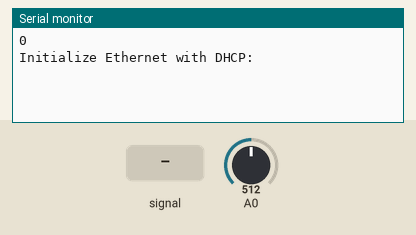
Bench run of a sketch on a simulated Arduino Uno, built with avr-gcc and run on an emulated ATmega328P. Parts: the last lines printed to the serial monitor. The inputs (shaded band) are chosen by the test bench; at power-on: A0 = 512. WiFi joins after 1.5 s; servers stay silent unless stated.

Above: at 1.2 s.
1.3 s: A0 set to 716
At 2.3 s:
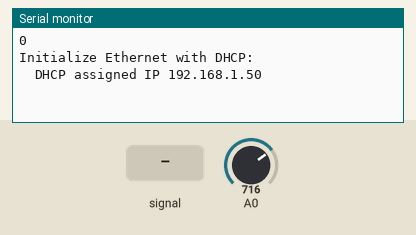
4.0 s: A0 fed a 200 Hz sine of ±81 counts around its level
At 4.9 s:
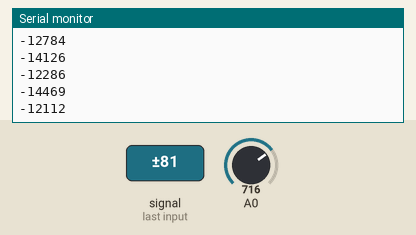
5.5 s: A0 fed a 1000 Hz sine of ±255 counts around its level
7.0 s: A0 set to 900
At 7.8 s:
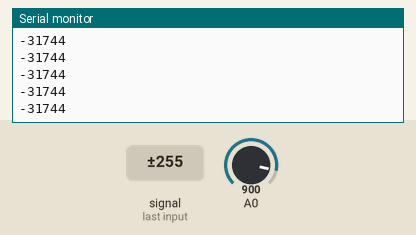
Timing chart, 0 to 9.5 s (numbered marks = the images above; inputs shaded):
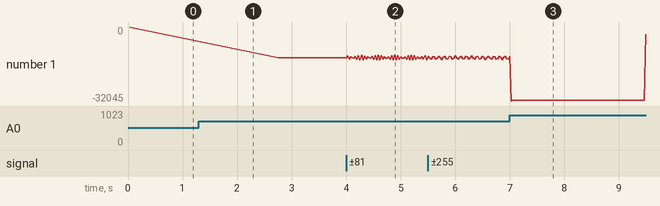

The sketch:

tcp_packet.ino
```cpp
/*
  Web client

 This sketch connects to a website (http://www.google.com)
 using an Arduino Wiznet Ethernet shield.

 Circuit:
 * Ethernet shield attached to pins 10, 11, 12, 13

 created 18 Dec 2009
 by David A. Mellis
 modified 9 Apr 2012
 by Tom Igoe, based on work by Adrian McEwen

 */

#include <SPI.h>
#include <Ethernet.h>
int sensorTA12 = A0;
int readValue;
// Enter a MAC address for your controller below.
// Newer Ethernet shields have a MAC address printed on a sticker on the shield
byte mac[] = { 0xDE, 0xAD, 0xBE, 0xEF, 0xFE, 0xED };

// if you don't want to use DNS (and reduce your sketch size)
// use the numeric IP instead of the name for the server:
//IPAddress server(74,125,232,128);  // numeric IP for Google (no DNS)
char server[] = "192.168.0.161";    // name address for Google (using DNS)

// Set the static IP address to use if the DHCP fails to assign
IPAddress ip(192, 168, 0, 157);
IPAddress myDns(192, 168, 0, 2);

// Initialize the Ethernet client library
// with the IP address and port of the server
// that you want to connect to (port 80 is default for HTTP):
EthernetClient client;

// Variables to measure the speed
unsigned long beginMicros, endMicros;
unsigned long byteCount = 0;
bool printWebData = true;  // set to false for better speed measurement

void setup() {
  pinMode(A0, INPUT);
  // You can use Ethernet.init(pin) to configure the CS pin
  //Ethernet.init(10);  // Most Arduino shields
  //Ethernet.init(5);   // MKR ETH shield
  //Ethernet.init(0);   // Teensy 2.0
  //Ethernet.init(20);  // Teensy++ 2.0
  //Ethernet.init(15);  // ESP8266 with Adafruit Featherwing Ethernet
  //Ethernet.init(33);  // ESP32 with Adafruit Featherwing Ethernet

  // Open serial communications and wait for port to open:
  Serial.begin(9600);

}

void loop() {

 for (int i=0; i <= 255; i++){
      readValue=readValue + analogRead(A0);
   }
   Serial.println(readValue);

  if (readValue==0){

  while (!Serial) {
     // wait for serial port to connect. Needed for native USB port only
  }

  // start the Ethernet connection:
  Serial.println("Initialize Ethernet with DHCP:");
  if (Ethernet.begin(mac) == 0) {
    Serial.println("Failed to configure Ethernet using DHCP");
    // Check for Ethernet hardware present
    if (Ethernet.hardwareStatus() == EthernetNoHardware) {
      Serial.println("Ethernet shield was not found.  Sorry, can't run without hardware. :(");
      while (true) {
        delay(1); // do nothing, no point running without Ethernet hardware
      }
    }
    if (Ethernet.linkStatus() == LinkOFF) {
      Serial.println("Ethernet cable is not connected.");
    }
    // try to congifure using IP address instead of DHCP:
    Ethernet.begin(mac, ip, myDns);
  } else {
    Serial.print("  DHCP assigned IP ");
    Serial.println(Ethernet.localIP());
  }
  // give the Ethernet shield a second to initialize:
  delay(1000);
  Serial.print("connecting to ");
  Serial.print(server);
  Serial.println("...");
 String test = "Panagiotis";
  // if you get a connection, report back via serial:
  if (client.connect(server, 8000)) {
    Serial.print("connected to ");
    Serial.println(client.remoteIP());
    // Make a HTTP request:

    //client.println("Panagiotis");
    //client.write(Packet, sizeof(Packet));
//   client.write(test);
    //.println(String("Panagiotis"));
   // client.println("Host: www.google.com");
   // client.println("Connection: close");
   // client.println();
  } else {
    // if you didn't get a connection to the server:
    Serial.println("connection failed");
  }
  beginMicros = micros();
  client.println("Panagiotis");
  // if there are incoming bytes available
  // from the server, read them and print them:
  int len = client.available();
  if (len > 0) {
    byte buffer[80];
    if (len > 80) len = 80;
    client.read(buffer, len);
    if (printWebData) {
      Serial.write(buffer, len); // show in the serial monitor (slows some boards)
    }
    byteCount = byteCount + len;
  }

  // if the server's disconnected, stop the client:
  if (!client.connected()) {
    endMicros = micros();
    Serial.println();
    Serial.println("disconnecting.");
    client.stop();
    Serial.print("Received ");
    Serial.print(byteCount);
    Serial.print(" bytes in ");
    float seconds = (float)(endMicros - beginMicros) / 1000000.0;
    Serial.print(seconds, 4);
    float rate = (float)byteCount / seconds / 1000.0;
    Serial.print(", rate = ");
    Serial.print(rate);
    Serial.print(" kbytes/second");
    Serial.println();


   while (true) {
      delay(1);
 }

  }

  }
readValue=0;
}
```

Measured:
- after the input at 4.0 s, the serial monitor: prints a new line at once (image 2)
- plotted number 1: 0 → -13312 after the input at 1.3 s, -13312 → -14460 after the input at 4.0 s
